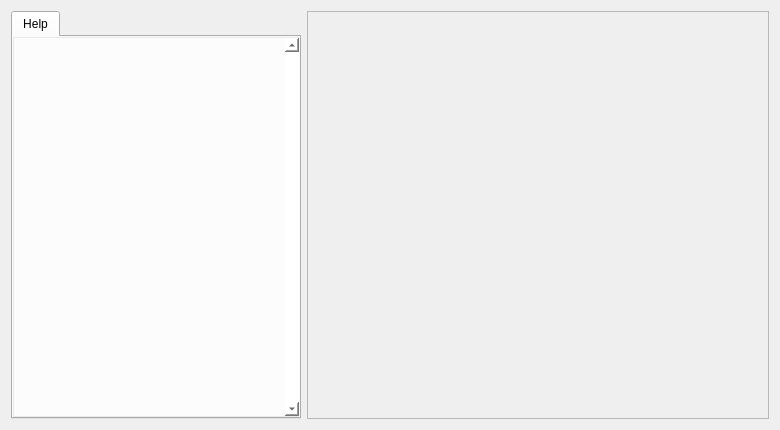
<?xml version="1.0" encoding="UTF-8"?>
<ui version="4.0">
 <class>MeMain</class>
 <widget class="QDialog" name="MeMain">
  <property name="geometry">
   <rect>
    <x>0</x>
    <y>0</y>
    <width>780</width>
    <height>430</height>
   </rect>
  </property>
  <property name="sizePolicy">
   <sizepolicy hsizetype="Fixed" vsizetype="Fixed">
    <horstretch>0</horstretch>
    <verstretch>0</verstretch>
   </sizepolicy>
  </property>
  <property name="minimumSize">
   <size>
    <width>780</width>
    <height>430</height>
   </size>
  </property>
  <property name="maximumSize">
   <size>
    <width>780</width>
    <height>430</height>
   </size>
  </property>
  <property name="windowTitle">
   <string>antiX Linux Install</string>
  </property>
  <property name="windowIcon">
   <iconset>
    <normaloff>../../../../../../../../usr/share/icons/msystem.png</normaloff>../../../../../../../../usr/share/icons/msystem.png</iconset>
  </property>
  <property name="sizeGripEnabled">
   <bool>false</bool>
  </property>
  <layout class="QGridLayout" name="gridLayout">
   <item row="0" column="0">
    <widget class="QTabWidget" name="mainTabs">
     <property name="sizePolicy">
      <sizepolicy hsizetype="Fixed" vsizetype="Expanding">
       <horstretch>0</horstretch>
       <verstretch>0</verstretch>
      </sizepolicy>
     </property>
     <property name="minimumSize">
      <size>
       <width>290</width>
       <height>0</height>
      </size>
     </property>
     <widget class="QWidget" name="tab">
      <attribute name="title">
       <string>Help</string>
      </attribute>
      <widget class="QTextEdit" name="mainHelp">
       <property name="geometry">
        <rect>
         <x>0</x>
         <y>0</y>
         <width>287</width>
         <height>380</height>
        </rect>
       </property>
       <property name="sizePolicy">
        <sizepolicy hsizetype="Expanding" vsizetype="Expanding">
         <horstretch>0</horstretch>
         <verstretch>0</verstretch>
        </sizepolicy>
       </property>
       <property name="styleSheet">
        <string notr="true">background-color: rgba(255, 255, 255, 85);
color: rgb(24, 12, 12);</string>
       </property>
       <property name="frameShape">
        <enum>QFrame::StyledPanel</enum>
       </property>
       <property name="lineWidth">
        <number>2</number>
       </property>
       <property name="verticalScrollBarPolicy">
        <enum>Qt::ScrollBarAlwaysOn</enum>
       </property>
       <property name="horizontalScrollBarPolicy">
        <enum>Qt::ScrollBarAlwaysOff</enum>
       </property>
       <property name="readOnly">
        <bool>true</bool>
       </property>
      </widget>
      <widget class="QLabel" name="helpboxbackdrop">
       <property name="geometry">
        <rect>
         <x>0</x>
         <y>0</y>
         <width>273</width>
         <height>382</height>
        </rect>
       </property>
       <property name="text">
        <string/>
       </property>
       <property name="pixmap">
      <pixmap>../../../usr/share/antix-installer/pseudo-trans.png</pixmap>
       </property>
       <property name="scaledContents">
        <bool>false</bool>
       </property>
      </widget>
      <zorder>helpboxbackdrop</zorder>
      <zorder>mainHelp</zorder>
     </widget>
    </widget>
   </item>
   <item row="0" column="1">
    <widget class="QFrame" name="mainFrame">
     <property name="sizePolicy">
      <sizepolicy hsizetype="Expanding" vsizetype="Expanding">
       <horstretch>0</horstretch>
       <verstretch>0</verstretch>
      </sizepolicy>
     </property>
     <property name="frameShape">
      <enum>QFrame::StyledPanel</enum>
     </property>
     <property name="frameShadow">
      <enum>QFrame::Raised</enum>
     </property>
     <property name="lineWidth">
      <number>0</number>
     </property>
     <layout class="QVBoxLayout" name="verticalLayout">
      <property name="spacing">
       <number>0</number>
      </property>
      <property name="leftMargin">
       <number>0</number>
      </property>
      <property name="topMargin">
       <number>0</number>
      </property>
      <property name="rightMargin">
       <number>0</number>
      </property>
      <property name="bottomMargin">
       <number>0</number>
      </property>
      <item>
       <widget class="QFrame" name="splashFrame">
        <property name="sizePolicy">
         <sizepolicy hsizetype="Expanding" vsizetype="Expanding">
          <horstretch>0</horstretch>
          <verstretch>0</verstretch>
         </sizepolicy>
        </property>
        <property name="frameShape">
         <enum>QFrame::NoFrame</enum>
        </property>
        <property name="frameShadow">
         <enum>QFrame::Plain</enum>
        </property>
        <property name="lineWidth">
         <number>0</number>
        </property>
       </widget>
      </item>
     </layout>
    </widget>
   </item>
  </layout>
 </widget>
 <layoutdefault spacing="6" margin="11"/>
 <resources/>
 <connections/>
</ui>
